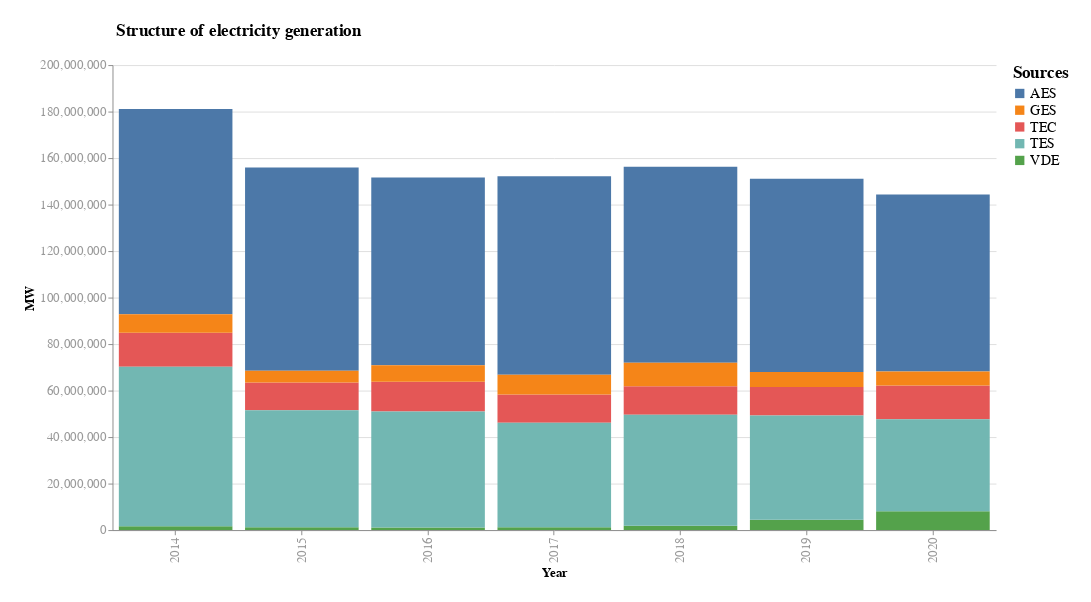

Here is the notebook cell this chart was saved with:
### Code cell
final_chart1 = alt.Chart(df_melted,title='Structure of electricity generation').mark_bar().encode(
    x = alt.X('Year:N'),
    y = alt.Y('MW:Q'),
    color = alt.Color('Sources:N'),
    tooltip = alt.Tooltip('MW')
).properties(width = 950, 
              height = 500, 
              background = '#FFFFFF', 
              padding = 25
             ).configure_view(strokeWidth = 0
             ).configure_axis(labelColor = "#999999",
                              gridWidth = 1,
                              titleFont = 'Helvetica',
                              labelFont = 'Helvetica',
                              titleFontSize = 14,
                              labelFontSize = 14
             ).configure_text(font = 'Helvetica'
             ).configure_title(
                                align='center',
                                anchor='start',
                                offset = 20,
                                fontSize = 18,
                                dx = 100,
                                fontWeight = 'bold'
             ).configure_legend(
                                titleFontSize=18,
                                labelFontSize=15
                              )

# final_chart.save("chart.html")
final_chart1

### Figure 1 — Vega-Lite specification as saved in the notebook (floating-point values rounded to 4 significant figures)
{"config": {"view": {"continuousWidth": 400, "continuousHeight": 300, "strokeWidth": 0}, "axis": {"gridWidth": 1, "labelColor": "#999999", "labelFont": "Helvetica", "labelFontSize": 14, "titleFont": "Helvetica", "titleFontSize": 14}, "legend": {"labelFontSize": 15, "titleFontSize": 18}, "text": {"font": "Helvetica"}, "title": {"align": "center", "anchor": "start", "dx": 100, "fontSize": 18, "fontWeight": "bold", "offset": 20}}, "data": {"name": "data-66814014ab307527e86521178e90c6e6"}, "mark": "bar", "background": "#FFFFFF", "encoding": {"color": {"type": "nominal", "field": "Sources"}, "tooltip": {"type": "quantitative", "field": "MW"}, "x": {"type": "nominal", "field": "Year"}, "y": {"type": "quantitative", "field": "MW"}}, "height": 500, "padding": 25, "title": "Structure of electricity generation", "width": 950, "$schema": "https://vega.github.io/schema/vega-lite/v4.8.1.json", "datasets": {"data-66814014ab307527e86521178e90c6e6": [{"Year": "2014", "Sources": "AES", "MW": 88200000.0}, {"Year": "2015", "Sources": "AES", "MW": 87410000.0}, {"Year": "2016", "Sources": "AES", "MW": 80760000.0}, {"Year": "2017", "Sources": "AES", "MW": 85310000.0}, {"Year": "2018", "Sources": "AES", "MW": 84350000.0}, {"Year": "2019", "Sources": "AES", "MW": 83100000.0}, {"Year": "2020", "Sources": "AES", "MW": 76210000.0}, {"Year": "2014", "Sources": "TEC", "MW": 14680000.0}, {"Year": "2015", "Sources": "TEC", "MW": 12040000.0}, {"Year": "2016", "Sources": "TEC", "MW": 12840000.0}, {"Year": "2017", "Sources": "TEC", "MW": 12210000.0}, {"Year": "2018", "Sources": "TEC", "MW": 12260000.0}, {"Year": "2019", "Sources": "TEC", "MW": 12250000.0}, {"Year": "2020", "Sources": "TEC", "MW": 14540000.0}, {"Year": "2014", "Sources": "VDE", "MW": 1606000.0}, {"Year": "2015", "Sources": "VDE", "MW": 1235000.0}, {"Year": "2016", "Sources": "VDE", "MW": 1093000.0}, {"Year": "2017", "Sources": "VDE", "MW": 1177000.0}, {"Year": "2018", "Sources": "VDE", "MW": 1864000.0}, {"Year": "2019", "Sources": "VDE", "MW": 4442000.0}, {"Year": "2020", "Sources": "VDE", "MW": 8125000.0}, {"Year": "2014", "Sources": "TES", "MW": 68610000.0}, {"Year": "2015", "Sources": "TES", "MW": 50260000.0}, {"Year": "2016", "Sources": "TES", "MW": 49880000.0}, {"Year": "2017", "Sources": "TES", "MW": 44950000.0}, {"Year": "2018", "Sources": "TES", "MW": 47750000.0}, {"Year": "2019", "Sources": "TES", "MW": 44880000.0}, {"Year": "2020", "Sources": "TES", "MW": 39500000.0}, {"Year": "2014", "Sources": "GES", "MW": 7991000.0}, {"Year": "2015", "Sources": "GES", "MW": 4964000.0}, {"Year": "2016", "Sources": "GES", "MW": 7114000.0}, {"Year": "2017", "Sources": "GES", "MW": 8532000.0}, {"Year": "2018", "Sources": "GES", "MW": 10070000.0}, {"Year": "2019", "Sources": "GES", "MW": 6422000.0}, {"Year": "2020", "Sources": "GES", "MW": 5999000.0}]}}
